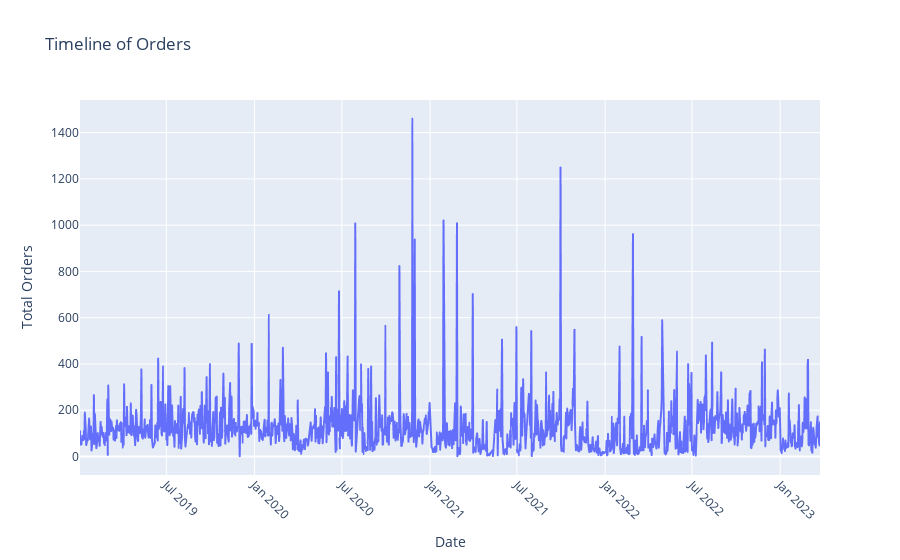

The code cell stored with this chart in its notebook:
### Code cell
timeline_orders=df.groupby('Date')['Quantity'].sum().reset_index()
timeline_orders['Date'] = pd.to_datetime(timeline_orders['Date'])
timeline_orders = timeline_orders.sort_values(by='Date')

fig = px.line(timeline_orders, x='Date', y='Quantity', 
            labels={'Date': 'Date', 'Quantity': 'Total Orders'},
            title='Timeline of Orders')
fig.update_xaxes(tickangle=45) 
fig.show()

### Figure 1 — Plotly figure (JSON) as saved in the notebook; plotly's stock layout.template omitted (floating-point values rounded to 4 significant figures; data arrays with more than 128 entries replaced by an {"elided": "..."} marker saying what was removed)
{"data": [{"hovertemplate": "Date=%{x}<br>Total Orders=%{y}<extra></extra>", "legendgroup": "", "line": {"color": "#636efa", "dash": "solid"}, "marker": {"symbol": "circle"}, "mode": "lines", "name": "", "showlegend": false, "type": "scattergl", "x": {"elided": "1268 str values"}, "xaxis": "x", "y": {"elided": "1268 int values"}, "yaxis": "y"}], "layout": {"legend": {"tracegroupgap": 0}, "title": {"text": "Timeline of Orders"}, "xaxis": {"anchor": "y", "domain": [0, 1], "tickangle": 45, "title": {"text": "Date"}}, "yaxis": {"anchor": "x", "domain": [0, 1], "title": {"text": "Total Orders"}}}}
